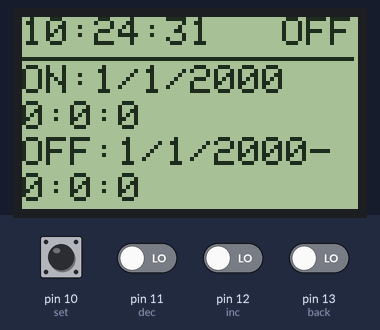
A sketch run on a simulated Arduino Uno, built with avr-gcc and run on an emulated ATmega328P. Parts: 84×48 one-colour display. The inputs (shaded band) are chosen by the test bench; at power-on: pin 10 (set), pin 11 (dec), pin 12 (inc), pin 13 (back) LOW. The local clock reads 2024-03-15 10:24:30 at power-on unless the sketch sets it.

Above: at 1.2 s.
1.3 s: pin 10 (set) pulled HIGH for 0.15 s
At 2.4 s:
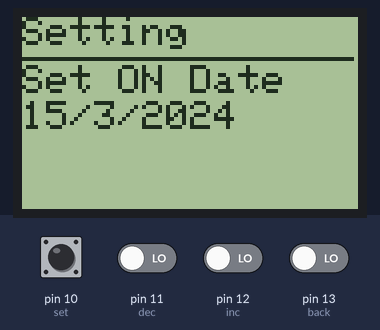
3.0 s: pin 13 (back) driven HIGH
At 5.2 s:
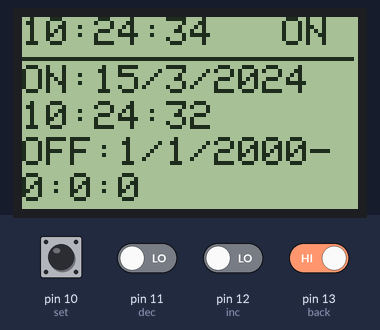
6.0 s: pin 10 (set) driven HIGH and pin 13 (back) driven LOW
At 7.6 s:
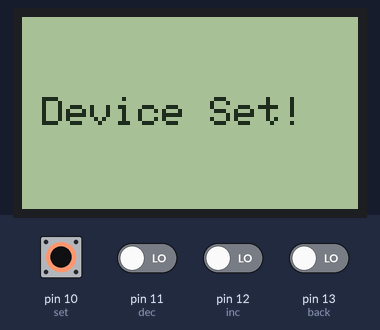
8.6 s: pin 13 (back) driven HIGH
At 9.5 s:
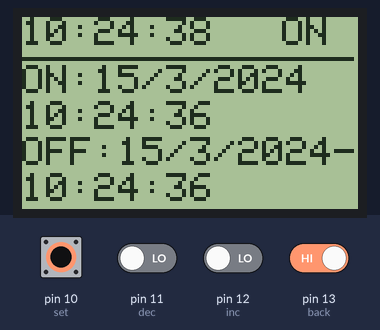
11.2 s: pin 13 (back) driven LOW
At 11.55 s:
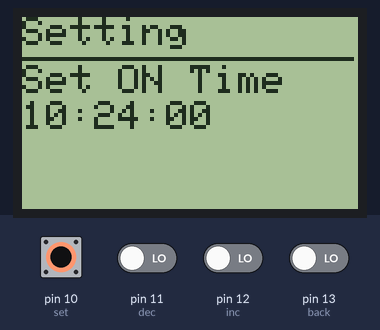
Timing chart, 0 to 14.2 s (numbered marks = the images above; inputs shaded):
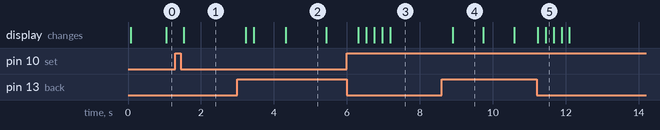

The sketch:

PROGRAMMABLE_TIMER_SWITCH_USING_ARDUINO_PROGRAM.INO
```cpp
/*Please download the library files in the web. This program works on arduino platform when the libraries are added correctly and the ports are assigned properly*/


#include <Adafruit_GFX.h>
#include <Adafruit_PCD8544.h>
#include <RTClib.h>

Adafruit_PCD8544 display = Adafruit_PCD8544(7, 6, 5, 4, 3);
RTC_DS3231 rtc;
char a[7][12] = {"Sunday", "Monday", "Tuesday", "Wednesday", "Thursday", "Friday", "Saturday"};

const int back=13;
const int inc=12;
const int dec=11;
const int set=10;

int setting=0;
int menu=0;

int i=0;
int d=0;

int device=0;
int screen=0;

DateTime ondate;
DateTime offdate;

void setup() {
   pinMode(back,INPUT);
   pinMode(inc,INPUT);
   pinMode(dec,INPUT);
   pinMode(set,INPUT);

  Serial.begin(9600);


  display.begin();
  display.setContrast(50);
  display.clearDisplay();
  display.display();

if (! rtc.begin()) {
    Serial.println("Couldn't find RTC");
    while (1);
  }

  if (rtc.lostPower()) {
    Serial.println("RTC lost power, lets set the time!");
    // following line sets the RTC to the date & time this sketch was compiled
    rtc.adjust(DateTime(F(__DATE__), F(__TIME__)));
    // This line sets the RTC with an explicit date & time, for example to set
    // January 21, 2014 at 3am you would call:
    // rtc.adjust(DateTime(2014, 1, 21, 3, 0, 0));
  }


}

void loop() {
  DateTime now = rtc.now();
  display.display();

  if(digitalRead(set)==HIGH)
  {
    delay(200);
    setting++;
    d=0;

  }

  if(digitalRead(inc)==HIGH)
  {
    delay(200);
    d++;


  }
  if(digitalRead(dec)==HIGH)
  {
    delay(200);
    d--;

  }
  if(digitalRead(back)==HIGH)
  {
    delay(200);
    setting=0;
  }

  if(setting==1)
  {
    display.clearDisplay();
    display.setCursor(0, 0);
    display.print("Setting");
   display.drawFastHLine(0,10,83,BLACK);
   display.setCursor(0, 12);
   display.print("Set ON Date");
   DateTime future (now+TimeSpan(d,0,0,0));
   display.setCursor(0, 21);
   display.print(future.day(), DEC);
   display.print('/');
   display.print(future.month(), DEC);
   display.print('/');
   display.print(future.year(), DEC);
   ondate=future;
  }
   if(setting==2)
   {
    display.clearDisplay();
    display.setCursor(0, 0);
    display.print("Setting");
     display.drawFastHLine(0,10,83,BLACK);
    display.setCursor(0, 12);
   display.print("Set ON Time");
    DateTime future (ondate+TimeSpan(0,0,d,0));
   display.setCursor(0, 21);
   display.print(future.hour(), DEC);
   display.print(':');
   display.print(future.minute(), DEC);
   display.print(':');
   display.print("00");
  ondate=future;
   }
   if(setting==3)
  {
    display.clearDisplay();
    display.setCursor(0, 0);
    display.print("Setting");
     display.drawFastHLine(0,10,83,BLACK);
       display.setCursor(0, 12);
   display.print("Set OFF Date");
   DateTime future (now+TimeSpan(d,0,0,0));
   display.setCursor(0, 21);
   display.print(future.day(), DEC);
   display.print('/');
   display.print(future.month(), DEC);
   display.print('/');
   display.print(future.year(), DEC);
   offdate=future;
  }

   if(setting==4)
   {
    display.clearDisplay();
    display.setCursor(0, 0);
    display.print("Setting");
     display.drawFastHLine(0,10,83,BLACK);
       display.setCursor(0, 12);
   display.print("Set OFF Time");
   DateTime future (offdate+TimeSpan(0,0,d,0));
   display.setCursor(0,21);
   display.print(future.hour(), DEC);
   display.print(':');
   display.print(future.minute(), DEC);
   display.print(':');
   display.print("00");
   offdate=future;
   }
   if(setting>=5)
   {

     display.clearDisplay();
     display.setCursor(5, 20);
     display.print("Device Set!");

   }

   if(setting==0)
   {
     display.clearDisplay();
     display.setCursor(0, 0);
     display.print(now.hour(), DEC);
     display.print(':');
     display.print(now.minute(), DEC);
     display.print(':');
     display.print(now.second(), DEC);
     display.drawFastHLine(0,10,83,BLACK);
     display.setCursor(65,0);
           if(device==0)
           {
             display.print("OFF");
           }
            if(device==1)
           {
             display.print("ON");
           }

      if((now.day()==ondate.day()) && (now.month()==ondate.month())
  && (now.year()==ondate.year())&& (now.hour()==ondate.hour())
  && (now.minute()==ondate.minute())&& (now.second()==ondate.second()))
  {
    device=1;

  }

    if((now.day()==offdate.day()) && (now.month()==offdate.month())
  && (now.year()==offdate.year())&& (now.hour()==offdate.hour())
  && (now.minute()==offdate.minute())&& (now.second()==offdate.second()))
  {
    device=0;
  }

        display.setCursor(0,12);
        display.print("ON:");
        display.print(ondate.day(), DEC);
        display.print('/');
        display.print(ondate.month(), DEC);
        display.print('/');
        display.print(ondate.year(), DEC);
        display.setCursor(0,21);
        display.print(ondate.hour(), DEC);
        display.print(':');
        display.print(ondate.minute(), DEC);
        display.print(':');
        display.print(ondate.second(), DEC);

        display.setCursor(0,30);
        display.print("OFF:");
        display.print(offdate.day(), DEC);
        display.print('/');
        display.print(offdate.month(), DEC);
        display.print('/');
        display.print(offdate.year(), DEC);
        display.print('-');
        display.setCursor(0,39);
        display.print(offdate.hour(), DEC);
        display.print(':');
        display.print(offdate.minute(), DEC);
        display.print(':');
        display.print(offdate.second(), DEC);
   }
   }
```

Measured:
- after the input at 1.3 s, the display: changes after 0.23 s (image 1)
- after the input at 3.0 s, the display: first changes after 0.22 s (image 2 shows a later state)
- after the input at 6.0 s, the display: first changes after 0.31 s (image 3 shows a later state)
- after the input at 8.6 s, the display: changes after 0.30 s (image 4)
- after the input at 11.2 s, the display: first changes at once (image 5 shows a later state)
- what the display in image 2 shows lasts 1.1 s, from 4.3 s to 5.4 s
- what the display in image 4 shows lasts 0.8 s, from 8.9 s to 9.7 s
